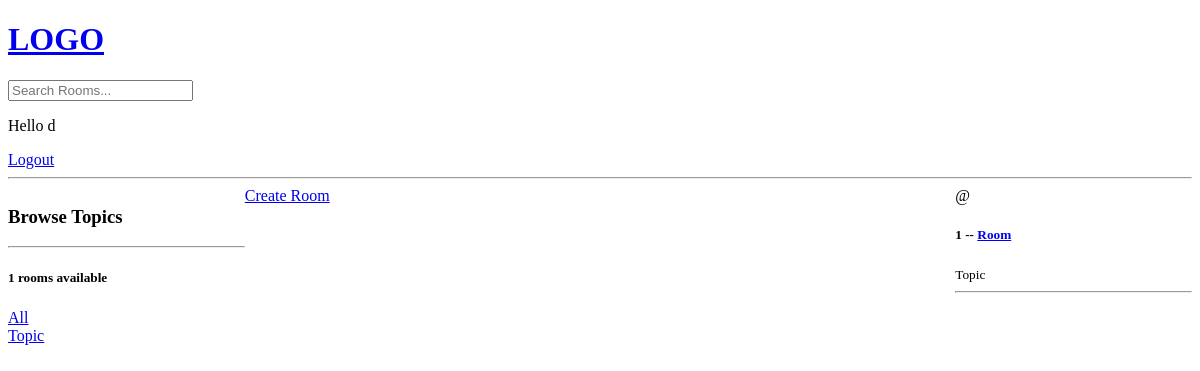
Page / (signed in) on the earlier database version.
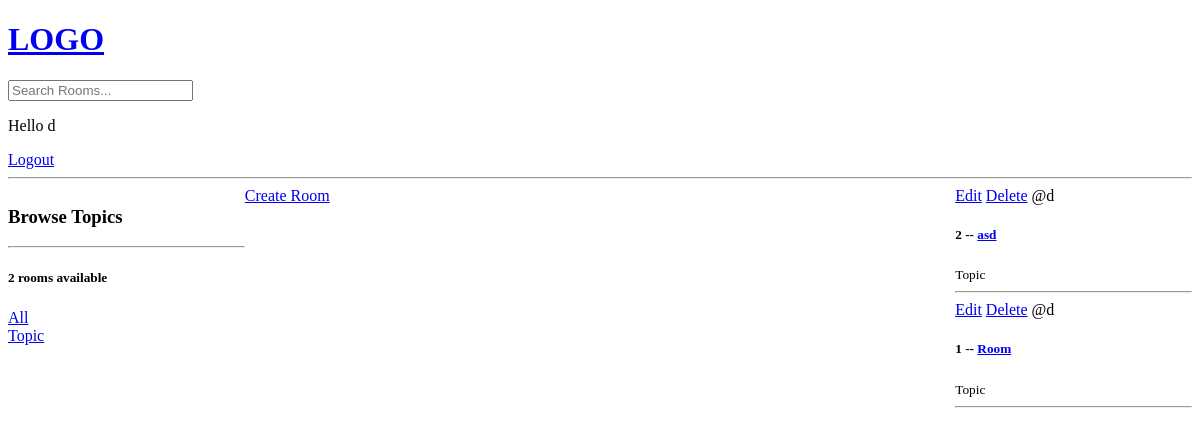
Same page on the later database version.
### base/models.py (models this page shows, shortened)
class Topic(models.Model):
    name = models.CharField(max_length=200)

class Room(models.Model):
    host = models.ForeignKey(User, on_delete=models.SET_NULL, null=True)
    topic = models.ForeignKey(Topic, on_delete=models.SET_NULL, null=True)
    name = models.CharField(max_length=200)
    description = models.TextField(null=True, blank=True)
    participants = models.ManyToManyField(User,related_name='participants', blank=True)
    updated = models.DateTimeField(auto_now=True)
    created = models.DateTimeField(auto_now_add=True)
    class Meta:
        ordering = ['-updated', '-created']

### base/views.py (the view)
# urls.py: path('', views.home, name='home'),
def home(request):
    q = request.GET.get('q') if request.GET.get('q') != None else ''
    rooms = Room.objects.filter(
        Q(topic__name__icontains=q) |
        Q(name__icontains=q) |
        Q(description__icontains=q)
    )
    topics = Topic.objects.all()
    room_count = rooms.count()
    context = {'rooms': rooms, 'topics': topics, 'room_count': room_count}
    return render(request, 'base/home.html', context)

### base/templates/base/home.html (shortened to what this page needs)
{% extends 'main.html' %} {% block content %}
<div class="home-container">
  <div>
    <h3>Browse Topics</h3>
    <hr />
    <div>
      <h5>{{room_count}} rooms available</h5>
      <a href="{% url 'home' %}">All</a>
    </div>
    {% for topic in topics %}
    <div>
      <a href="{% url 'home' %}?q={{topic.name}}">{{topic.name}}</a>
    </div>
    {% endfor %}
  </div>
  <a href="{% url 'create-room' %}">Create Room</a>
  <div>
    {% for room in rooms %}
    <div>
      {% if request.user == room.host %}
      <a href="{% url 'update-room' room.id %}">Edit</a>
      <a href="{% url 'delete-room' room.id %}">Delete</a>
      {% endif %}
      <span>@{{room.host.username}}</span>
      <h5>{{room.id}} -- <a href="/room/{{room.id}}">{{room.name}}</a></h5>
      <small>{{room.topic.name}}</small>
      <hr />
    </div>
    {% endfor %}
  </div>
</div>
{% endblock content %}

Differences in the rows shown:
added Room: shows "Edit", host.username "d", id "2", name "asd", topic.name "Topic"
changed Room "Room": host_id empty → 1 (drawn); host.username (not shown) → "d"
Other differences:
{{ room_count }}: "1" → "2"
